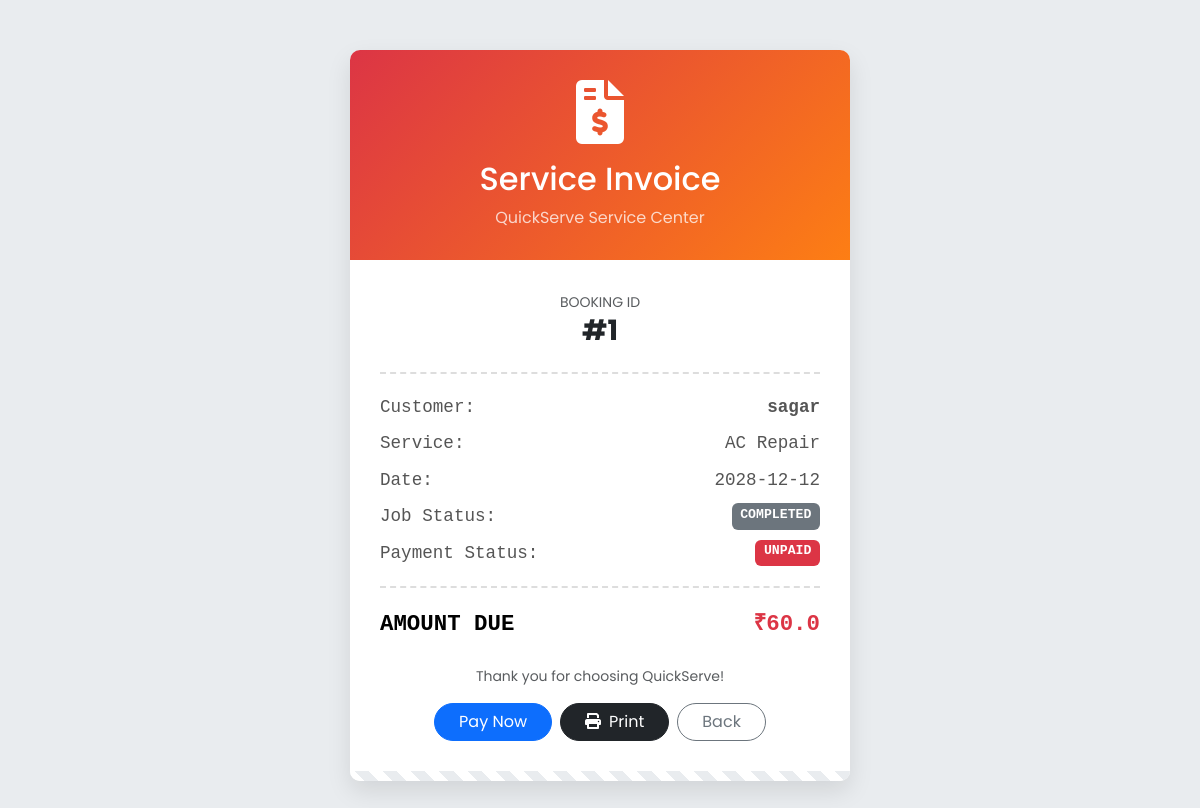
Page /ticket/1 (signed in) on the committed database.
### app/models.py (models this page shows)
class Appointment(db.Model):
    id = db.Column(db.Integer, primary_key=True)
    service_name = db.Column(db.String(100), nullable=False)
    appointment_time = db.Column(db.DateTime, nullable=False)
    status = db.Column(db.String(20), default='pending')
    price = db.Column(db.Float, default=0.0)
    user_id = db.Column(db.Integer, db.ForeignKey('user.id'), nullable=False)
    rating = db.Column(db.Integer, nullable=True)
    review = db.Column(db.Text, nullable=True)
    payment_status = db.Column(db.String(30), default='Unpaid') # Unpaid, Verification Pending, Paid
    transaction_id = db.Column(db.String(50), nullable=True)    # Store UTR

class User(UserMixin, db.Model):
    id = db.Column(db.Integer, primary_key=True)
    username = db.Column(db.String(100), unique=True, nullable=False)
    email = db.Column(db.String(120), unique=True, nullable=False)
    password_hash = db.Column(db.String(200), nullable=False)
    is_admin = db.Column(db.Boolean, default=False)
    appointments = db.relationship('Appointment', backref='customer', lazy=True)

### app/routes.py (the view)
@main.route('/ticket/<int:id>')
def view_ticket(id):
    if not session.get('user_logged_in'): return redirect(url_for('main.login'))
    appt = Appointment.query.get(id)
    return render_template('ticket.html', appointment=appt)

### app/templates/ticket.html (shortened to what this page needs)
<!DOCTYPE html>
<html lang="en">
<head>
    <link href="https://cdn.jsdelivr.net/npm/bootstrap@5.3.0/dist/css/bootstrap.min.css" rel="stylesheet">
    <link rel="stylesheet" href="https://cdnjs.cloudflare.com/ajax/libs/font-awesome/6.0.0/css/all.min.css">
    <link rel="stylesheet" href="{{ url_for('static', filename='style.css') }}">
</head>
<body>
    <div class="container">
        <div class="receipt-card">
            <div class="receipt-header {% if appointment.payment_status == 'Paid' %}header-paid{% elif appointment.payment_status == 'Unpaid' %}header-unpaid{% else %}header-pending{% endif %}">
                {% if appointment.payment_status == 'Paid' %}
                    <i class="fas fa-check-circle fa-4x mb-3"></i>
                    <h2>Payment Receipt</h2>
                {% else %}
                    <i class="fas fa-file-invoice-dollar fa-4x mb-3"></i>
                    <h2>Service Invoice</h2>
                {% endif %}
                <p class="mb-0 opacity-75">QuickServe Service Center</p>
            </div>
            <div class="receipt-body">
                <div class="text-center mb-4">
                    <small class="text-muted text-uppercase">Booking ID</small>
                    <h3 class="fw-bold">#{{ appointment.id }}</h3>
                </div>
                <div class="dashed-line"></div>
                <div class="receipt-row">
                    <span>Customer:</span>
                    <span class="fw-bold">{{ appointment.customer.username }}</span>
                </div>
                <div class="receipt-row">
                    <span>Service:</span>
                    <span>{{ appointment.service_name }}</span>
                </div>
                <div class="receipt-row">
                    <span>Date:</span>
                    <span>{{ appointment.appointment_time.strftime('%Y-%m-%d') }}</span>
                </div>
                <div class="receipt-row">
                    <span>Job Status:</span>
                    <span class="badge bg-secondary text-uppercase">{{ appointment.status }}</span>
                </div>
                <div class="receipt-row">
                    <span>Payment Status:</span>
                    <span class="badge
                        {% if appointment.payment_status == 'Paid' %}bg-success
                        {% elif appointment.payment_status == 'Unpaid' %}bg-danger
                        {% else %}bg-info text-dark{% endif %} text-uppercase">
                        {{ appointment.payment_status }}
                    </span>
                </div>
                <div class="dashed-line"></div>
                <div class="receipt-row total-row">
                    {% if appointment.payment_status == 'Paid' %}
                        <span>TOTAL PAID</span>
                        <span class="text-success">₹{{ appointment.price }}</span>
                    {% else %}
                        <span>AMOUNT DUE</span>
                        <span class="text-danger">₹{{ appointment.price }}</span>
                    {% endif %}
                </div>
                <div class="mt-4 text-center">
                    <p class="small text-muted">Thank you for choosing QuickServe!</p>
                    <div class="d-flex justify-content-center gap-2 mt-3 no-print">
                        {% if appointment.payment_status == 'Unpaid' %}
                            <a href="/pay/{{ appointment.id }}" class="btn btn-primary rounded-pill px-4">
                                Pay Now
                            </a>
                        {% endif %}
                        <button onclick="window.print()" class="btn btn-dark rounded-pill px-4">
                            <i class="fas fa-print me-2"></i>Print
                        </button>
                        <a href="{{ url_for('main.home') }}" class="btn btn-outline-secondary rounded-pill px-4">
                            Back
                        </a>
                    </div>
                </div>
            </div>
            <div style="height: 10px; background: repeating-linear-gradient(45deg, #fff, #fff 10px, #e9ecef 10px, #e9ecef 20px);"></div>
        </div>
    </div>
</body>
</html>

### app/templates/static/style.css (style rules this page uses)
body { font-family: 'Poppins', sans-serif; }
.receipt-card { max-width: 500px; margin: 50px auto; background: #fff; padding: 0; border-radius: 10px; box-shadow: 0 10px 25px rgba(0,0,0,0.1); }
.receipt-header { background: linear-gradient(135deg, #0061f2 0%, #00cba9 100%); color: white; padding: 30px; text-align: center; }
.receipt-row { display: flex; justify-content: space-between; margin-bottom: 10px; font-family: 'Courier New', Courier, monospace; color: #555; font-size: 1.1em; }

### app/templates/ticket.html (style rules this page uses)
body { background-color: #e9ecef; }
.receipt-card { max-width: 500px; margin: 50px auto; background: #fff; padding: 0; border-radius: 10px; box-shadow: 0 10px 25px rgba(0,0,0,0.1); overflow: hidden; position: relative; }
.receipt-header { color: white; padding: 30px; text-align: center; }
.header-unpaid { background: linear-gradient(135deg, #dc3545 0%, #fd7e14 100%); }
.receipt-body { padding: 30px; }
.dashed-line { border-bottom: 2px dashed #ddd; margin: 20px 0; }
.receipt-row { display: flex; justify-content: space-between; margin-bottom: 10px; font-family: 'Courier New', Courier, monospace; color: #555; font-size: 1.1em; }
.total-row { font-weight: bold; font-size: 1.4em; color: #000; }

### rows in the picture
Appointment: id "1", service_name "AC Repair", appointment_time "2028-12-12", status "COMPLETED", payment_status "UNPAID", price "60.0"
User: customer.username "sagar"
